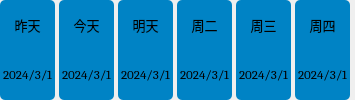
        <widget class="QWidget" name="widget0401" native="true">
         <property name="minimumSize">
          <size>
           <width>355</width>
           <height>0</height>
          </size>
         </property>
         <property name="font">
          <font>
           <pointsize>6</pointsize>
          </font>
         </property>
         <layout class="QGridLayout" name="gridLayout_3">
          <property name="leftMargin">
           <number>0</number>
          </property>
          <property name="topMargin">
           <number>0</number>
          </property>
          <property name="rightMargin">
           <number>0</number>
          </property>
          <property name="bottomMargin">
           <number>0</number>
          </property>
          <property name="horizontalSpacing">
           <number>4</number>
          </property>
          <property name="verticalSpacing">
           <number>0</number>
          </property>
          <item row="0" column="0">
           <widget class="QLabel" name="label_week1">
            <property name="minimumSize">
             <size>
              <width>55</width>
              <height>22</height>
             </size>
            </property>
            <property name="maximumSize">
             <size>
              <width>55</width>
              <height>16777215</height>
             </size>
            </property>
            <property name="font">
             <font>
              <family>华光中圆_CNKI</family>
              <pointsize>10</pointsize>
             </font>
            </property>
            <property name="styleSheet">
             <string notr="true">background-color: rgb(0, 131, 197);
border-radius: 5px;
border-bottom-left-radius:0px;
border-bottom-right-radius:0px;
</string>
            </property>
            <property name="text">
             <string>昨天</string>
            </property>
            <property name="alignment">
             <set>Qt::AlignCenter</set>
            </property>
           </widget>
          </item>
          <item row="0" column="1">
           <widget class="QLabel" name="label_week2">
            <property name="minimumSize">
             <size>
              <width>55</width>
              <height>22</height>
             </size>
            </property>
            <property name="maximumSize">
             <size>
              <width>55</width>
              <height>16777215</height>
             </size>
            </property>
            <property name="font">
             <font>
              <family>华光中圆_CNKI</family>
              <pointsize>10</pointsize>
             </font>
            </property>
            <property name="styleSheet">
             <string notr="true">background-color: rgb(0, 131, 197);
border-radius: 5px;
border-bottom-left-radius:0px;
border-bottom-right-radius:0px;
</string>
            </property>
            <property name="text">
             <string>今天</string>
            </property>
            <property name="alignment">
             <set>Qt::AlignCenter</set>
            </property>
           </widget>
          </item>
          <item row="0" column="2">
           <widget class="QLabel" name="label_week3">
            <property name="minimumSize">
             <size>
              <width>55</width>
              <height>22</height>
             </size>
            </property>
            <property name="maximumSize">
             <size>
              <width>55</width>
              <height>16777215</height>
             </size>
            </property>
            <property name="font">
             <font>
              <family>华光中圆_CNKI</family>
              <pointsize>10</pointsize>
             </font>
            </property>
            <property name="styleSheet">
             <string notr="true">background-color: rgb(0, 131, 197);
border-radius: 5px;
border-bottom-left-radius:0px;
border-bottom-right-radius:0px;
</string>
            </property>
            <property name="text">
             <string>明天</string>
            </property>
            <property name="alignment">
             <set>Qt::AlignCenter</set>
            </property>
           </widget>
          </item>
          <item row="0" column="3">
           <widget class="QLabel" name="label_week4">
            <property name="minimumSize">
             <size>
              <width>55</width>
              <height>22</height>
             </size>
            </property>
            <property name="maximumSize">
             <size>
              <width>55</width>
              <height>16777215</height>
             </size>
            </property>
            <property name="font">
             <font>
              <family>华光中圆_CNKI</family>
              <pointsize>10</pointsize>
             </font>
            </property>
            <property name="styleSheet">
             <string notr="true">background-color: rgb(0, 131, 197);
border-radius: 5px;
border-bottom-left-radius:0px;
border-bottom-right-radius:0px;
</string>
            </property>
            <property name="text">
             <string>周二</string>
            </property>
            <property name="alignment">
             <set>Qt::AlignCenter</set>
            </property>
           </widget>
          </item>
          <item row="0" column="4">
           <widget class="QLabel" name="label_week5">
            <property name="minimumSize">
             <size>
              <width>55</width>
              <height>22</height>
             </size>
            </property>
            <property name="maximumSize">
             <size>
              <width>55</width>
              <height>16777215</height>
             </size>
            </property>
            <property name="font">
             <font>
              <family>华光中圆_CNKI</family>
              <pointsize>10</pointsize>
             </font>
            </property>
            <property name="styleSheet">
             <string notr="true">background-color: rgb(0, 131, 197);
border-radius: 5px;
border-bottom-left-radius:0px;
border-bottom-right-radius:0px;
</string>
            </property>
            <property name="text">
             <string>周三</string>
            </property>
            <property name="alignment">
             <set>Qt::AlignCenter</set>
            </property>
           </widget>
          </item>
          <item row="0" column="5">
           <widget class="QLabel" name="label_week6">
            <property name="minimumSize">
             <size>
              <width>55</width>
              <height>22</height>
             </size>
            </property>
            <property name="maximumSize">
             <size>
              <width>55</width>
              <height>16777215</height>
             </size>
            </property>
            <property name="font">
             <font>
              <family>华光中圆_CNKI</family>
              <pointsize>10</pointsize>
             </font>
            </property>
            <property name="styleSheet">
             <string notr="true">background-color: rgb(0, 131, 197);
border-radius: 5px;
border-bottom-left-radius:0px;
border-bottom-right-radius:0px;
</string>
            </property>
            <property name="text">
             <string>周四</string>
            </property>
            <property name="alignment">
             <set>Qt::AlignCenter</set>
            </property>
           </widget>
          </item>
          <item row="1" column="0">
           <widget class="QLabel" name="label_data1">
            <property name="minimumSize">
             <size>
              <width>55</width>
              <height>0</height>
             </size>
            </property>
            <property name="maximumSize">
             <size>
              <width>55</width>
              <height>16777215</height>
             </size>
            </property>
            <property name="font">
             <font>
              <family>Cambria</family>
              <pointsize>10</pointsize>
             </font>
            </property>
            <property name="styleSheet">
             <string notr="true">background-color: rgb(0, 131, 197);
border-radius: 5px;
border-top-left-radius:0px;
border-top-right-radius:0px;
</string>
            </property>
            <property name="text">
             <string>2024/3/1</string>
            </property>
            <property name="alignment">
             <set>Qt::AlignCenter</set>
            </property>
           </widget>
          </item>
          <item row="1" column="1">
           <widget class="QLabel" name="label_data2">
            <property name="minimumSize">
             <size>
              <width>55</width>
              <height>18</height>
             </size>
            </property>
            <property name="maximumSize">
             <size>
              <width>55</width>
              <height>16777215</height>
             </size>
            </property>
            <property name="font">
             <font>
              <family>Cambria</family>
              <pointsize>10</pointsize>
             </font>
            </property>
            <property name="styleSheet">
             <string notr="true">background-color: rgb(0, 131, 197);
border-radius: 5px;
border-top-left-radius:0px;
border-top-right-radius:0px;
</string>
            </property>
            <property name="text">
             <string>2024/3/1</string>
            </property>
            <property name="alignment">
             <set>Qt::AlignCenter</set>
            </property>
           </widget>
          </item>
          <item row="1" column="2">
           <widget class="QLabel" name="label_data3">
            <property name="minimumSize">
             <size>
              <width>55</width>
              <height>0</height>
             </size>
            </property>
            <property name="maximumSize">
             <size>
              <width>55</width>
              <height>16777215</height>
             </size>
            </property>
            <property name="font">
             <font>
              <family>Cambria</family>
              <pointsize>10</pointsize>
             </font>
            </property>
            <property name="styleSheet">
             <string notr="true">background-color: rgb(0, 131, 197);
border-radius: 5px;
border-top-left-radius:0px;
border-top-right-radius:0px;
</string>
            </property>
            <property name="text">
             <string>2024/3/1</string>
            </property>
            <property name="alignment">
             <set>Qt::AlignCenter</set>
            </property>
           </widget>
          </item>
          <item row="1" column="3">
           <widget class="QLabel" name="label_data4">
            <property name="minimumSize">
             <size>
              <width>55</width>
              <height>0</height>
             </size>
            </property>
            <property name="maximumSize">
             <size>
              <width>55</width>
              <height>16777215</height>
             </size>
            </property>
            <property name="font">
             <font>
              <family>Cambria</family>
              <pointsize>10</pointsize>
             </font>
            </property>
            <property name="styleSheet">
             <string notr="true">background-color: rgb(0, 131, 197);
border-radius: 5px;
border-top-left-radius:0px;
border-top-right-radius:0px;
</string>
            </property>
            <property name="text">
             <string>2024/3/1</string>
            </property>
            <property name="alignment">
             <set>Qt::AlignCenter</set>
            </property>
           </widget>
          </item>
          <item row="1" column="4">
           <widget class="QLabel" name="label_data5">
            <property name="minimumSize">
             <size>
              <width>55</width>
              <height>0</height>
             </size>
            </property>
            <property name="maximumSize">
             <size>
              <width>55</width>
              <height>16777215</height>
             </size>
            </property>
            <property name="font">
             <font>
              <family>Cambria</family>
              <pointsize>10</pointsize>
             </font>
            </property>
            <property name="styleSheet">
             <string notr="true">background-color: rgb(0, 131, 197);
border-radius: 5px;
border-top-left-radius:0px;
border-top-right-radius:0px;
</string>
            </property>
            <property name="text">
             <string>2024/3/1</string>
            </property>
            <property name="alignment">
             <set>Qt::AlignCenter</set>
            </property>
           </widget>
          </item>
          <item row="1" column="5">
           <widget class="QLabel" name="label_data6">
            <property name="minimumSize">
             <size>
              <width>55</width>
              <height>0</height>
             </size>
            </property>
            <property name="maximumSize">
             <size>
              <width>55</width>
              <height>16777215</height>
             </size>
            </property>
            <property name="font">
             <font>
              <family>Cambria</family>
              <pointsize>10</pointsize>
             </font>
            </property>
            <property name="styleSheet">
             <string notr="true">background-color: rgb(0, 131, 197);
border-radius: 5px;
border-top-left-radius:0px;
border-top-right-radius:0px;
</string>
            </property>
            <property name="text">
             <string>2024/3/1</string>
            </property>
            <property name="alignment">
             <set>Qt::AlignCenter</set>
            </property>
           </widget>
          </item>
         </layout>
        </widget>
